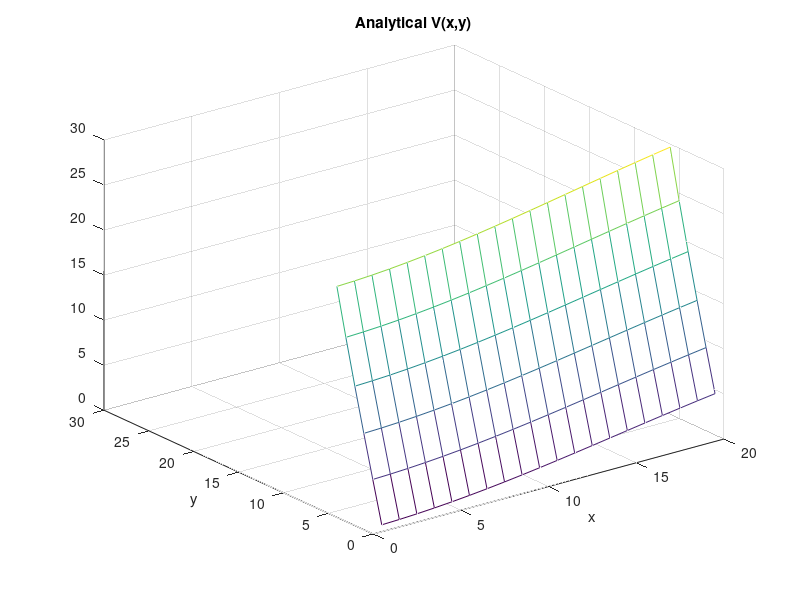
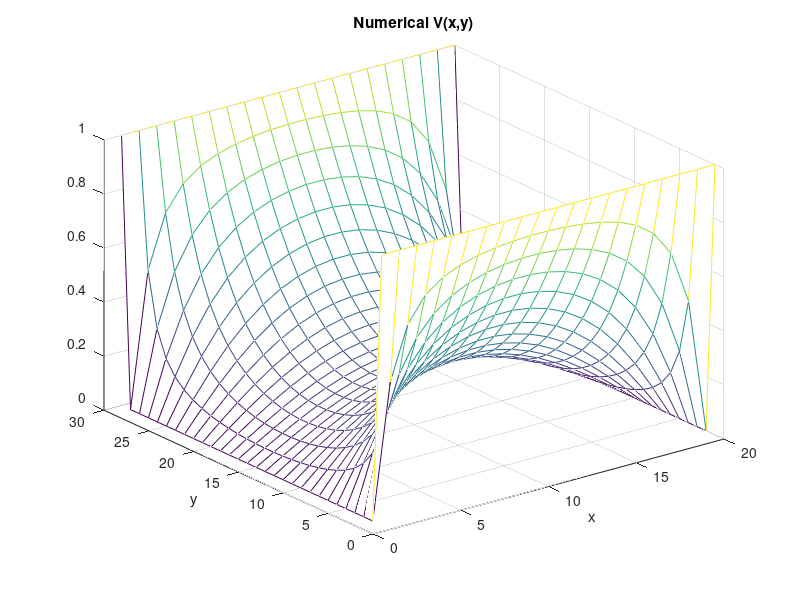
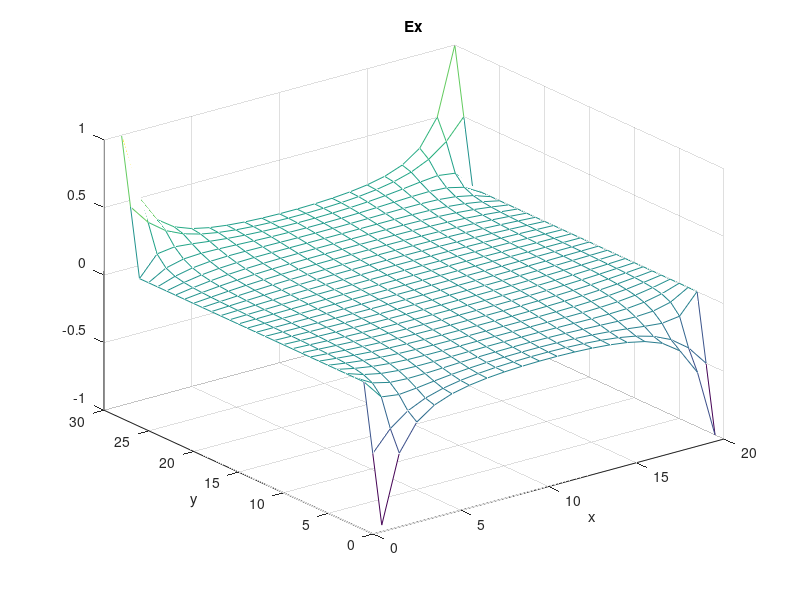
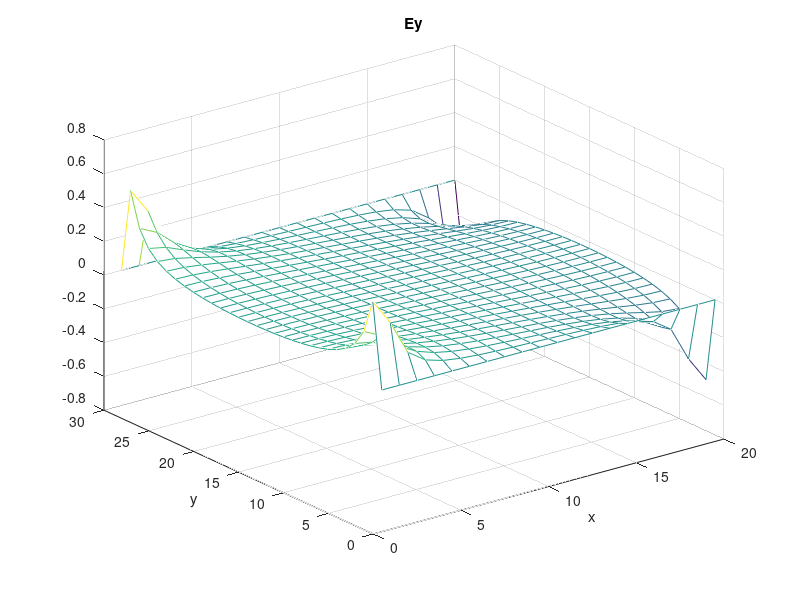

These figures' MATLAB source, in order:
%%
% ELEC 4700 Assignment 2
% Agberien Stephen

%% Part 1: Electrostatic Potential in Rectangular Region
% Simple 2D Laplace case

%% Part 1a)
W = 20; 
L = 30; 

v0 = 1;

dx = 1; 
dy = 1; 
nx = L / dx; 
ny = W / dy;

G = sparse(nx*ny, nx*ny);
F = zeros(nx*ny, 1); 

% for i = 1:nx
%     for j = 1:ny
%         
%         n = i + (j - 1) * nx; 
%         nym = i + (j - 2) * nx; 
%         nyp = i + j * nx; 
%         nxm = i - 1 + (j - 1) * nx; 
%         nxp = i + 1 + (j - 1) * nx; 
%         
%         if i == 1
%             G(n, n) = 1; 
%             F(n) = v0;
%         elseif i == nx
%             G(n, n) = 1; 
%             F(n) = 0;
%         elseif j == 1
%             G(n, n) = 1; 
%         elseif j == ny
%             G(n, n) = 1; 
%         else
%             G(n, n) = -4; 
%             G(n, nxm) = 1; 
%             G(n, nxp) = 1; 
%             G(n, nym) = 1; 
%             G(n, nyp) = 1; 
%             F(n) = 0;
%         end
%     end
% end

%% Part 1 b)
% same for loop as part A
for i = 1:nx
    for j = 1:ny
        
        n = i + (j - 1) * nx; 
        nym = i + (j - 2) * nx; 
        nyp = i + j * nx; 
        nxm = i - 1 + (j - 1) * nx; 
        nxp = i + 1 + (j - 1) * nx; 
        
        if i == 1
            G(n, n) = 1; 
            F(n) = v0;
        elseif i == nx
            G(n, n) = 1; 
            F(n) = v0;
        elseif j == 1
            G(n, n) = 1; 
        elseif j == ny
            G(n, n) = 1; 
        else
            G(n, n) = -4; 
            G(n, nxm) = 1; 
            G(n, nxp) = 1; 
            G(n, nym) = 1; 
            G(n, nyp) = 1; 
            F(n) = 0;
        end
    end
end


a = 30; 
b = 20; 
sum = 0; 

for x = 1:nx
    for y = 1:ny
        for n = 1:2:1000
            sum = sum + 1/n * cosh(n*pi*x/a) * sin(n*pi*y/a) / cosh(n*pi*b/a);
        end
        V2(x, y) = 4/pi * sum; 
    end
end

figure(1)
mesh(V2)
title('Analytical V(x,y)')
xlabel('x')
ylabel('y')

V2 = zeros(nx, ny); 
V = G\F; 

for i = 1:nx
    for j = 1:ny
        n = i + (j - 1)*nx;
        V2(i, j) = V(n); 
    end
end

[X, Y] = meshgrid(1:1:ny, 1:1:nx); 
figure(2)
mesh(X, Y, V2)
title('Numerical V(x,y)')
xlabel('x')
ylabel('y')


%%
% *MESHING AND COMMENTS ON NUMERICAL VS ANALYTICAL*

%%
% * The analytical solution significantly differs from the numerical
% solution and seems to be very innaccurate. 
% * This error can possibly be accounted for in the number of iterations of 
% the sum that were performed.
% * The analytical solution requires the sum to be iterated an infinite 
% amount of times. 
% * Under these specific conditions, the numerical solution is more accurate 
% and shows less error. 

%% Part 2: Current Flow in Rectangular Region
% Solving current flow in a rectangular region using Finite Difference

W = 20; 
L = 30; 

v0 = 1;
dx = 1; 
dy = 1; 
nx = L / dx; 
ny = W / dy;

G = sparse(nx*ny, nx*ny);
F = zeros(nx*ny, 1);

for i = 1:nx
    for j = 1:ny
        
        n = i + (j - 1) * nx; 
        nym = i + (j - 2) * nx; 
        nyp = i + j * nx; 
        nxm = i - 1 + (j - 1) * nx; 
        nxp = i + 1 + (j - 1) * nx; 
        
        if i == 1
            G(n, n) = 1; 
            F(n) = v0;
        elseif i == nx
            G(n, n) = 1; 
            F(n) = v0;
        elseif j == 1
            G(n, n) = 1; 
        elseif j == ny
            G(n, n) = 1; 
        else
            G(n, n) = -4; 
            G(n, nxm) = 1; 
            G(n, nxp) = 1; 
            G(n, nym) = 1; 
            G(n, nyp) = 1; 
            F(n) = 0;
        end
    end
end

V2 = zeros(nx, ny); 
Ex = zeros(nx, ny);
Ey = zeros(nx, ny);
V = G\F; 

for i = 1:nx
    for j = 1:ny
        n = i + (j - 1)*nx;
        V2(i, j) = V(n); 
    end
end

for i = 1:nx
    for j = 1:ny
        if i == 1
            Ex(i, j) = V2(i+1, j) - V2(i, j); 
        elseif i == nx
            Ex(i, j) = V2(i, j) - V2(i-1, j);
        else
            Ex(i, j) = (V2(i+1, j) - V2(i-1, j))/2.0;
        end
        
        if j == 1
            Ey(i, j) = V2(i, j+1) - V2(i, j); 
        elseif j == ny
            Ey(i, j) = V2(i, j) - V2(i, j-1);
        else
            Ey(i, j) = (V2(i, j+1) - V2(i, j-1))/2.0;
        end
    end
end

figure(3)
mesh(Ex)
title('Ex')
xlabel('x')
ylabel('y')

figure(4)
mesh(Ey)
title('Ey')
xlabel('x')
ylabel('y')

figure(5)
mesh(Ex + Ey)
title('Total Electric Field')
xlabel('x')
ylabel('y')

sigma = ones(nx, ny);
sigmaLarge = ones(nx, ny);
sigmaSmall = ones(nx, ny);
sigmaLargeBN = ones(nx, ny);
sigmaSmallBN = ones (nx, ny);

for i = 1:nx
    for j = 1:ny
        if j <= (ny/3.0) || j >= (ny*2/3.0)
            if i >= (nx/3.0) && i <= (nx*2/3.0)
                sigma(i,j) = 10^(-2);
                sigmaLarge(i, j) = 100;
                sigmaSmall(i, j) = 10^(-10);
            end
        end
        if j <= (ny/4.0) || j >= (ny*3/4.0)
            if i >= (nx/3.0) && i <= (nx*2/3.0)
                sigmaSmallBN(i,j) = 10^(-2);
            end
        end
        if j <= (ny/2.25) || j >= (ny - ny/2.25)
            if i >= (nx/3.0) && i <= (nx*2/3.0)
                sigmaLargeBN(i,j) = 10^(-2);
            end
        end
    end
end

figure(6)
mesh(sigma)
title('Conductivity') 
xlabel('x')
ylabel('y')

E = Ex + Ey;
J = sigma .* E;
figure(7)
mesh(J)
title('Current Density')
xlabel('x')
ylabel('y')

rho = 1./sigma;

I = V2 ./ rho; 
figure(8)
mesh(I)
title('Current')
xlabel('x')
ylabel('y')

%Part 2 c)
rhoLargeBN = 1./sigmaLargeBN;
rhoSmallBN = 1./sigmaSmallBN;
figure(9)
subplot(3, 1, 1)
mesh(I)
title('Current vs. Moderate Bottleneck Size')
subplot(3, 1, 2)
mesh(V2 ./ rhoLargeBN)
title('Current vs. Large Bottleneck Size')
subplot(3, 1, 3)
mesh(V2 ./ rhoSmallBN)
title('Current vs. Small Bottleneck Size')

%Part 2 d)
figure(10)
mesh(I)
title('Current vs. Sigma')